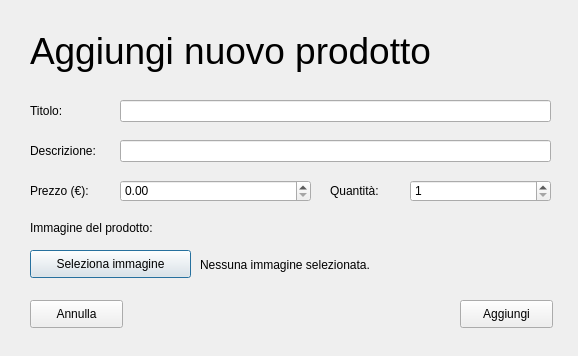
<?xml version="1.0" encoding="UTF-8"?>
<ui version="4.0">
 <class>add_prod_dialog</class>
 <widget class="QDialog" name="add_prod_dialog">
  <property name="geometry">
   <rect>
    <x>0</x>
    <y>0</y>
    <width>578</width>
    <height>356</height>
   </rect>
  </property>
  <property name="maximumSize">
   <size>
    <width>578</width>
    <height>356</height>
   </size>
  </property>
  <property name="windowTitle">
   <string>Aggiungi nuovo prodotto</string>
  </property>
  <widget class="QLabel" name="lbl_title">
   <property name="geometry">
    <rect>
     <x>30</x>
     <y>20</y>
     <width>521</width>
     <height>61</height>
    </rect>
   </property>
   <property name="font">
    <font>
     <pointsize>28</pointsize>
    </font>
   </property>
   <property name="text">
    <string>Aggiungi nuovo prodotto</string>
   </property>
  </widget>
  <widget class="QLabel" name="lbl_prod_title">
   <property name="geometry">
    <rect>
     <x>30</x>
     <y>100</y>
     <width>55</width>
     <height>21</height>
    </rect>
   </property>
   <property name="text">
    <string>Titolo:</string>
   </property>
  </widget>
  <widget class="QLineEdit" name="txt_prod_title">
   <property name="geometry">
    <rect>
     <x>120</x>
     <y>100</y>
     <width>431</width>
     <height>22</height>
    </rect>
   </property>
  </widget>
  <widget class="QLineEdit" name="txt_prod_description">
   <property name="geometry">
    <rect>
     <x>120</x>
     <y>140</y>
     <width>431</width>
     <height>22</height>
    </rect>
   </property>
  </widget>
  <widget class="QLabel" name="lbl_prod_description">
   <property name="geometry">
    <rect>
     <x>30</x>
     <y>140</y>
     <width>71</width>
     <height>21</height>
    </rect>
   </property>
   <property name="text">
    <string>Descrizione:</string>
   </property>
  </widget>
  <widget class="QLabel" name="lbl_prod_price">
   <property name="geometry">
    <rect>
     <x>30</x>
     <y>180</y>
     <width>81</width>
     <height>21</height>
    </rect>
   </property>
   <property name="text">
    <string>Prezzo (€):</string>
   </property>
  </widget>
  <widget class="QDoubleSpinBox" name="txt_prezzo">
   <property name="geometry">
    <rect>
     <x>120</x>
     <y>180</y>
     <width>191</width>
     <height>22</height>
    </rect>
   </property>
   <property name="maximum">
    <double>9999.989999999999782</double>
   </property>
  </widget>
  <widget class="QLabel" name="lbl_prod_quantita">
   <property name="geometry">
    <rect>
     <x>330</x>
     <y>180</y>
     <width>55</width>
     <height>21</height>
    </rect>
   </property>
   <property name="text">
    <string>Quantità:</string>
   </property>
  </widget>
  <widget class="QSpinBox" name="txt_prod_quantita">
   <property name="geometry">
    <rect>
     <x>410</x>
     <y>180</y>
     <width>141</width>
     <height>22</height>
    </rect>
   </property>
   <property name="minimum">
    <number>1</number>
   </property>
   <property name="maximum">
    <number>99999</number>
   </property>
  </widget>
  <widget class="QLabel" name="lbl_prod_image">
   <property name="geometry">
    <rect>
     <x>30</x>
     <y>220</y>
     <width>141</width>
     <height>16</height>
    </rect>
   </property>
   <property name="text">
    <string>Immagine del prodotto:</string>
   </property>
  </widget>
  <widget class="QPushButton" name="btn_select_image">
   <property name="geometry">
    <rect>
     <x>30</x>
     <y>250</y>
     <width>161</width>
     <height>28</height>
    </rect>
   </property>
   <property name="text">
    <string>Seleziona immagine</string>
   </property>
  </widget>
  <widget class="QLabel" name="lbl_selected_img">
   <property name="geometry">
    <rect>
     <x>200</x>
     <y>255</y>
     <width>341</width>
     <height>20</height>
    </rect>
   </property>
   <property name="text">
    <string>Nessuna immagine selezionata.</string>
   </property>
  </widget>
  <widget class="QPushButton" name="btn_annulla">
   <property name="geometry">
    <rect>
     <x>30</x>
     <y>300</y>
     <width>93</width>
     <height>28</height>
    </rect>
   </property>
   <property name="text">
    <string>Annulla</string>
   </property>
  </widget>
  <widget class="QPushButton" name="btn_aggiungi_prod">
   <property name="geometry">
    <rect>
     <x>460</x>
     <y>300</y>
     <width>93</width>
     <height>28</height>
    </rect>
   </property>
   <property name="text">
    <string>Aggiungi</string>
   </property>
  </widget>
 </widget>
 <resources/>
 <connections/>
</ui>
